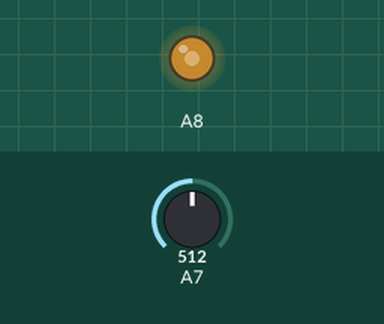
Simulated run of this program. Board: Teensy 3. Shown: output pins drawn as LEDs (lit = HIGH). The test bench sets the inputs (shaded band); at power-on: A7 = 512 (analog values on the 0–1023 scale).

Above: at 1.2 s.
1.3 s: A7 set to 716
At 2.2 s:
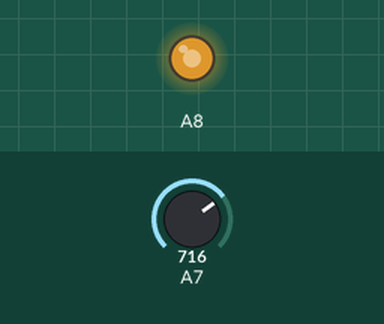
2.8 s: A7 set to 900
At 3.3 s:
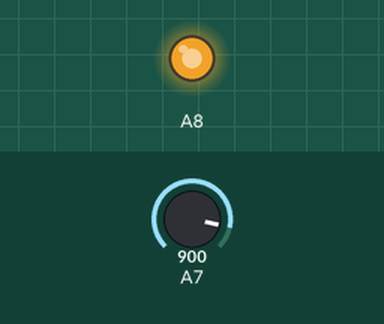
4.3 s: A7 set to 122
At 5.5 s:
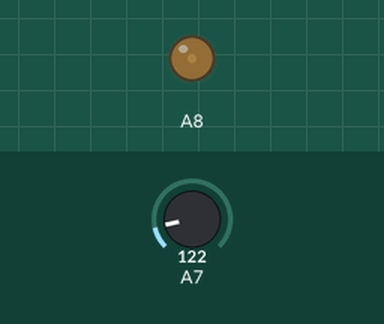
5.8 s: A7 set to 0
At 6.8 s:
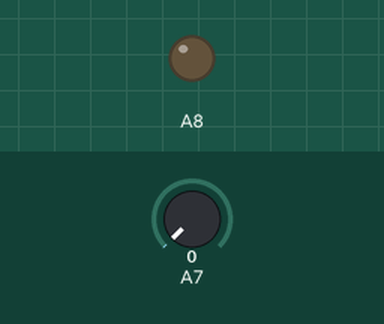
7.3 s: A7 set to 511
At 8.0 s:
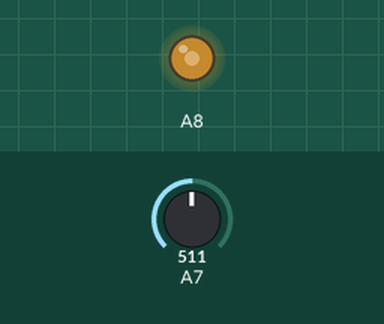
Timing chart, 0 to 9.8 s (numbered marks = the images above; inputs shaded):
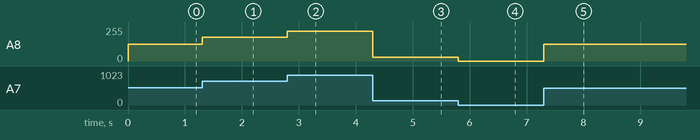

The program:

main.cpp
```cpp
// (licence header left out)
#include <Arduino.h>

#define ADC_RESOLUTION 10 // The ADC Resolution

// Map value from [min_from, max_from] range to [min_to, max_to] range
static int map_value(int value, int min_from, int max_from, int min_to, int max_to)
{
    return (min_to + (max_to - min_to) * (value - min_from) / (max_from - min_from));
}

void setup()
{
    // Set the ADC resolution
    analogReadResolution(ADC_RESOLUTION);
}

void loop()
{
    // Read analog value in the range of [0, (1 << ADC_RESOLUTION) - 1]
    int value = analogRead(A7);

    // Convert value in the range of [0, (1 << ADC_RESOLUTION) - 1] to a pwm value in the range of [0, 255]
    int brightness = map_value(value, 0, (1 << ADC_RESOLUTION) - 1, 0, 255);

    // Write brightness to the PWM pin
    analogWrite(A8, brightness);
}
```

Measured:
- after the input at 1.3 s, A8: 127/255 → 178/255 at once
- after the input at 2.8 s, A8: 178/255 → 224/255 at once
- after the input at 4.3 s, A8: 224/255 → 30/255 at once
- after the input at 5.8 s, A8: 30/255 → 0/255 at once
- after the input at 7.3 s, A8: 0/255 → 127/255 at once
